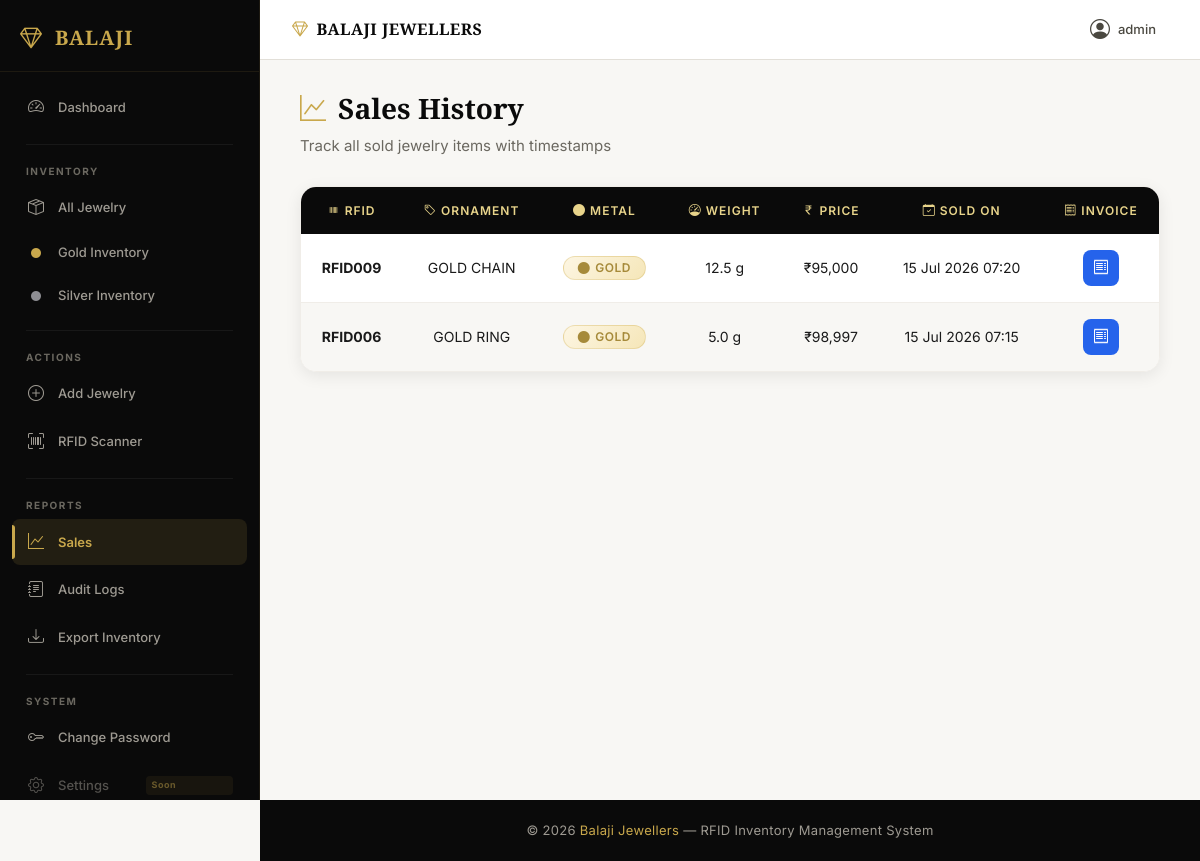
The app's page /sales (signed in) with its own data.
### app.py (models this page shows)
class Admin(UserMixin, db.Model):
    id = db.Column(db.Integer, primary_key=True)
    username = db.Column(db.String(100), unique=True, nullable=False)
    password = db.Column(db.String(255), nullable=False)

class Jewelry(db.Model):
    id = db.Column(db.Integer, primary_key=True)
    rfid_id = db.Column(db.String(100), unique=True)
    ornament_name = db.Column(db.String(100))
    weight = db.Column(db.Float)
    purity = db.Column(db.String(20))
    price = db.Column(db.Float)
    status = db.Column(db.String(20))
    metal_type = db.Column(db.String(20), default="Gold")
    created_at = db.Column(db.DateTime, default=datetime.utcnow)
    updated_at = db.Column(db.DateTime, default=datetime.utcnow, onupdate=datetime.utcnow)

### app.py (the view)
@app.route("/sales")
@login_required
def sales_history():
    page = request.args.get("page", 1, type=int)
    per_page = 20
    pagination = Jewelry.query.filter_by(status="Sold").order_by(Jewelry.updated_at.desc()).paginate(page=page, per_page=per_page, error_out=False)
    return render_template("sales.html", items=pagination.items, pagination=pagination)

### app.py (called while the page is built)
@login_manager.user_loader
def load_user(user_id):
    return db.session.get(Admin, int(user_id))

### templates/sales.html (shortened to what this page needs)
{% extends 'base.html' %}
{% block content %}
<div class="page-header animate-fade-in">
    <h1><i class="bi bi-graph-up"></i> Sales History</h1>
    <p>Track all sold jewelry items with timestamps</p>
</div>
<div class="table-wrapper animate-fade-in-delay-1">
    {% if items %}
    <div class="table-responsive">
        <table>
            <thead>
                <tr>
                    <th><i class="bi bi-upc"></i> RFID</th>
                    <th><i class="bi bi-tag"></i> Ornament</th>
                    <th><i class="bi bi-circle-fill"></i> Metal</th>
                    <th><i class="bi bi-speedometer"></i> Weight</th>
                    <th><i class="bi bi-currency-rupee"></i> Price</th>
                    <th><i class="bi bi-calendar-check"></i> Sold On</th>
                    <th><i class="bi bi-receipt"></i> Invoice</th>
                </tr>
            </thead>
            <tbody>
                {% for item in items %}
                <tr>
                    <td><strong>{{ item.rfid_id }}</strong></td>
                    <td>{{ item.ornament_name }}</td>
                    <td>
                        {% if item.metal_type == "Gold" %}
                        <span class="badge badge-gold"><i class="bi bi-circle-fill"></i> Gold</span>
                        {% else %}
                        <span class="badge badge-silver"><i class="bi bi-circle-fill"></i> Silver</span>
                        {% endif %}
                    </td>
                    <td>{{ item.weight }} g</td>
                    <td>&#8377;{{ "{:,.0f}".format(item.price) }}</td>
                    <td>{{ item.updated_at.strftime('%d %b %Y %H:%M') if item.updated_at else '-' }}</td>
                    <td>
                        <a href="/bill/{{ item.id }}" class="action-btn action-btn-bill" title="View Invoice">
                            <i class="bi bi-receipt"></i>
                        </a>
                    </td>
                </tr>
                {% endfor %}
            </tbody>
        </table>
    </div>
    {% endif %}
</div>
{% endblock %}

### templates/base.html (shortened to what this page needs)
<!DOCTYPE html>
<html lang="en">
<head>
    <link href="https://cdn.jsdelivr.net/npm/bootstrap@5.3.3/dist/css/bootstrap.min.css" rel="stylesheet">
    <link href="https://cdn.jsdelivr.net/npm/bootstrap-icons@1.11.3/font/bootstrap-icons.min.css" rel="stylesheet">
    <link rel="stylesheet" href="{{ url_for('static', filename='css/style.css') }}">
</head>
<body>
    <aside class="sidebar" id="sidebar">
        <div class="sidebar-brand">
            <a href="/" class="sidebar-logo">
                <i class="bi bi-gem"></i>
                <span>BALAJI</span>
            </a>
        </div>
        <nav class="sidebar-nav">
            <a href="/" class="sidebar-link {% if request.endpoint == 'home' %}active{% endif %}">
                <i class="bi bi-speedometer2"></i>
                <span>Dashboard</span>
            </a>
            <div class="sidebar-divider"></div>
            <div class="sidebar-label">INVENTORY</div>
            <a href="/inventory" class="sidebar-link {% if request.endpoint == 'inventory' and not request.args.get('metal') %}active{% endif %}">
                <i class="bi bi-box-seam"></i>
                <span>All Jewelry</span>
            </a>
            <a href="/inventory/gold" class="sidebar-link {% if request.args.get('metal') == 'Gold' %}active{% endif %}">
                <i class="bi bi-circle-fill" style="color:var(--gold);font-size:10px;"></i>
                <span>Gold Inventory</span>
            </a>
            <a href="/inventory/silver" class="sidebar-link {% if request.args.get('metal') == 'Silver' %}active{% endif %}">
                <i class="bi bi-circle-fill" style="color:var(--silver);font-size:10px;"></i>
                <span>Silver Inventory</span>
            </a>
            <div class="sidebar-divider"></div>
            <div class="sidebar-label">ACTIONS</div>
            <a href="/add" class="sidebar-link {% if request.endpoint == 'add_jewelry' %}active{% endif %}">
                <i class="bi bi-plus-circle"></i>
                <span>Add Jewelry</span>
            </a>
            <a href="/scan" class="sidebar-link {% if request.endpoint == 'scan' %}active{% endif %}">
                <i class="bi bi-upc-scan"></i>
                <span>RFID Scanner</span>
            </a>
            <div class="sidebar-divider"></div>
            <div class="sidebar-label">REPORTS</div>
            <a href="/sales" class="sidebar-link {% if request.endpoint == 'sales_history' %}active{% endif %}">
                <i class="bi bi-graph-up"></i>
                <span>Sales</span>
            </a>
            <a href="/audit" class="sidebar-link {% if request.endpoint == 'audit_log' %}active{% endif %}">
                <i class="bi bi-journal-text"></i>
                <span>Audit Logs</span>
            </a>
            <a href="/export/csv" class="sidebar-link" onclick="return true;">
                <i class="bi bi-download"></i>
                <span>Export Inventory</span>
            </a>
            <div class="sidebar-divider"></div>
            <div class="sidebar-label">SYSTEM</div>
            <a href="/change-password" class="sidebar-link {% if request.endpoint == 'change_password' %}active{% endif %}">
                <i class="bi bi-key"></i>
                <span>Change Password</span>
            </a>
            <a href="#" class="sidebar-link sidebar-placeholder" title="Coming Soon">
                <i class="bi bi-gear"></i>
                <span>Settings</span>
                <span class="sidebar-badge">Soon</span>
            </a>
        </nav>
    </aside>
    <header class="topbar" id="topbar">
        <div class="topbar-left">
            <a href="/" class="topbar-brand">
                <i class="bi bi-gem"></i>
                <span>BALAJI JEWELLERS</span>
            </a>
        </div>
        <div class="topbar-right">
            <a href="/change-password" class="topbar-user" title="Change Password">
                <i class="bi bi-person-circle"></i>
                <span>{{ current_user.username }}</span>
            </a>
        </div>
    </header>
    <main class="content" id="content">
        {% block content %}
        {% endblock %}
    </main>
    <footer class="footer footer-sidebar">
        &copy; 2026 <span>Balaji Jewellers</span> &mdash; RFID Inventory Management System
    </footer>
</body>
</html>

### records on screen
Admin: username "admin"
Jewelry: rfid_id "RFID009", ornament_name "GOLD CHAIN", metal_type "Gold" (drawn), weight "12.5", price "95,000", updated_at "15 Jul 2026 07:20"
Jewelry: rfid_id "RFID006", ornament_name "GOLD RING", metal_type "Gold" (drawn), weight "5.0", price "98,997", updated_at "15 Jul 2026 07:15"
